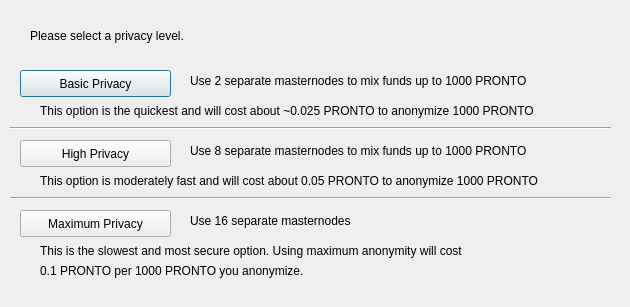
<?xml version="1.0" encoding="UTF-8"?>
<ui version="4.0">
 <class>DarksendConfig</class>
 <widget class="QDialog" name="DarksendConfig">
  <property name="geometry">
   <rect>
    <x>0</x>
    <y>0</y>
    <width>630</width>
    <height>307</height>
   </rect>
  </property>
  <property name="windowTitle">
   <string>Configure PrivateSend</string>
  </property>
  <widget class="QPushButton" name="buttonBasic">
   <property name="geometry">
    <rect>
     <x>20</x>
     <y>70</y>
     <width>151</width>
     <height>27</height>
    </rect>
   </property>
   <property name="text">
    <string>Basic Privacy</string>
   </property>
  </widget>
  <widget class="QPushButton" name="buttonHigh">
   <property name="geometry">
    <rect>
     <x>20</x>
     <y>140</y>
     <width>151</width>
     <height>27</height>
    </rect>
   </property>
   <property name="text">
    <string>High Privacy</string>
   </property>
  </widget>
  <widget class="QPushButton" name="buttonMax">
   <property name="geometry">
    <rect>
     <x>20</x>
     <y>210</y>
     <width>151</width>
     <height>27</height>
    </rect>
   </property>
   <property name="text">
    <string>Maximum Privacy</string>
   </property>
  </widget>
  <widget class="QLabel" name="label">
   <property name="geometry">
    <rect>
     <x>30</x>
     <y>20</y>
     <width>571</width>
     <height>31</height>
    </rect>
   </property>
   <property name="text">
    <string>Please select a privacy level.</string>
   </property>
  </widget>
  <widget class="QLabel" name="label_2">
   <property name="geometry">
    <rect>
     <x>190</x>
     <y>70</y>
     <width>421</width>
     <height>21</height>
    </rect>
   </property>
   <property name="text">
    <string>Use 2 separate masternodes to mix funds up to 1000 PRONTO</string>
   </property>
  </widget>
  <widget class="QLabel" name="label_3">
   <property name="geometry">
    <rect>
     <x>190</x>
     <y>140</y>
     <width>411</width>
     <height>21</height>
    </rect>
   </property>
   <property name="text">
    <string>Use 8 separate masternodes to mix funds up to 1000 PRONTO</string>
   </property>
  </widget>
  <widget class="QLabel" name="label_4">
   <property name="geometry">
    <rect>
     <x>190</x>
     <y>210</y>
     <width>421</width>
     <height>21</height>
    </rect>
   </property>
   <property name="text">
    <string>Use 16 separate masternodes</string>
   </property>
  </widget>
  <widget class="QLabel" name="label_6">
   <property name="geometry">
    <rect>
     <x>40</x>
     <y>100</y>
     <width>561</width>
     <height>21</height>
    </rect>
   </property>
   <property name="text">
    <string>This option is the quickest and will cost about ~0.025 PRONTO to anonymize 1000 PRONTO</string>
   </property>
  </widget>
  <widget class="QLabel" name="label_7">
   <property name="geometry">
    <rect>
     <x>40</x>
     <y>170</y>
     <width>561</width>
     <height>21</height>
    </rect>
   </property>
   <property name="text">
    <string>This option is moderately fast and will cost about 0.05 PRONTO to anonymize 1000 PRONTO</string>
   </property>
  </widget>
  <widget class="QLabel" name="label_8">
   <property name="geometry">
    <rect>
     <x>40</x>
     <y>240</y>
     <width>561</width>
     <height>21</height>
    </rect>
   </property>
   <property name="text">
    <string>This is the slowest and most secure option. Using maximum anonymity will cost</string>
   </property>
  </widget>
  <widget class="QLabel" name="label_9">
   <property name="geometry">
    <rect>
     <x>40</x>
     <y>260</y>
     <width>561</width>
     <height>21</height>
    </rect>
   </property>
   <property name="text">
    <string>0.1 PRONTO per 1000 PRONTO you anonymize.</string>
   </property>
  </widget>
  <widget class="Line" name="line">
   <property name="geometry">
    <rect>
     <x>10</x>
     <y>120</y>
     <width>601</width>
     <height>16</height>
    </rect>
   </property>
   <property name="orientation">
    <enum>Qt::Horizontal</enum>
   </property>
  </widget>
  <widget class="Line" name="line_2">
   <property name="geometry">
    <rect>
     <x>10</x>
     <y>190</y>
     <width>601</width>
     <height>16</height>
    </rect>
   </property>
   <property name="orientation">
    <enum>Qt::Horizontal</enum>
   </property>
  </widget>
 </widget>
 <resources/>
 <connections/>
</ui>
